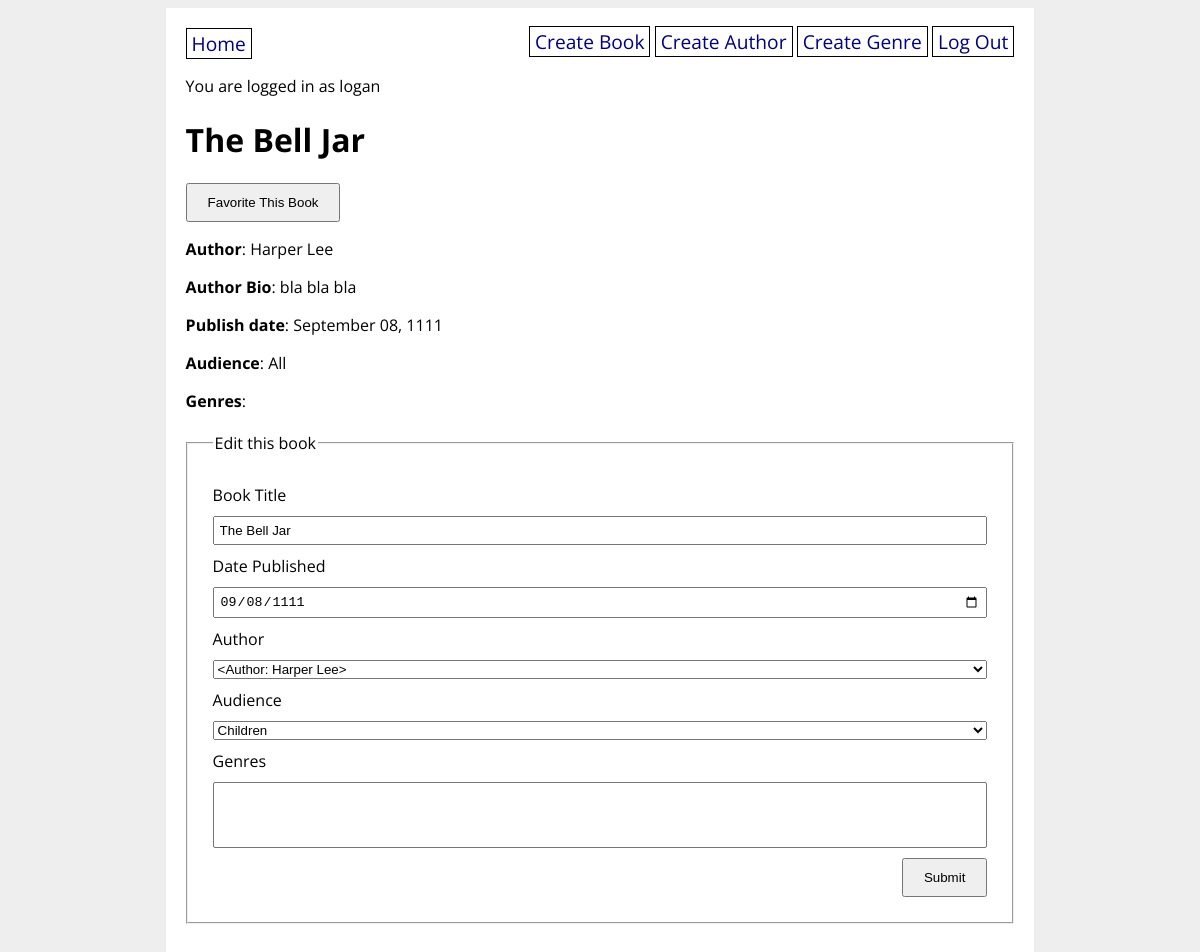
Page /book/2 (signed in) on the committed database.
### books_app/models.py (models this page shows, shortened)
class User(UserMixin, db.Model):
    id = db.Column(db.Integer, primary_key=True)
    username = db.Column(db.String(80), nullable=False, unique=True)
    password = db.Column(db.String(200), nullable=False)
    favorite_books = db.relationship(
        'Book', secondary='user_book', back_populates='users_who_favorited')

class Book(db.Model):
    id = db.Column(db.Integer, primary_key=True)
    title = db.Column(db.String(80), nullable=False)
    publish_date = db.Column(db.Date)
    author_id = db.Column(db.Integer, db.ForeignKey('author.id'), nullable=False)
    author = db.relationship('Author', back_populates='books')
    audience = db.Column(db.Enum(Audience), default=Audience.ALL)
    genres = db.relationship(
        'Genre', secondary='book_genre', back_populates='books')
    users_who_favorited = db.relationship(
        'User', secondary='user_book', back_populates='favorite_books')

class Author(db.Model):
    id = db.Column(db.Integer, primary_key=True)
    name = db.Column(db.String(80), nullable=False)
    biography = db.Column(db.String(200))
    books = db.relationship('Book', back_populates='author')
    def __str__(self):
        return f'<Author: {self.name}>'

### books_app/main/routes.py (the view, shortened to what this page needs)
@main.route('/book/<book_id>', methods=['GET', 'POST'])
def book_detail(book_id):
    book = Book.query.get(book_id)
    form = BookForm(obj=book)
    return render_template('book_detail.html', book=book, form=form)

### books_app/main/forms.py
class BookForm(FlaskForm):
    title = StringField('Book Title',
        validators=[DataRequired(), Length(min=3, max=80)])
    publish_date = DateField('Date Published')
    author = QuerySelectField('Author',
        query_factory=lambda: Author.query, allow_blank=False)
    audience = SelectField('Audience', choices=Audience.choices())
    genres = QuerySelectMultipleField('Genres',
        query_factory=lambda: Genre.query)
    submit = SubmitField('Submit')

### books_app/__init__.py (called while the page is built)
@login_manager.user_loader
def load_user(user_id):
    return User.query.get(user_id)

### books_app/models.py (called while the page is built)
    def __str__(self):
        return str(self.value)

### books_app/templates/book_detail.html (shortened to what this page needs)
{% extends 'base.html' %}
{% block content %}
<h1>{{ book.title }}</h1>
{% if current_user.is_authenticated %}
    {% if book not in current_user.favorite_books %}
    <form action="/favorite/{{ book.id }}" method="POST">
        <input type="submit" value="Favorite This Book">
    </form>
    {% else %}
    <form action="/unfavorite/{{ book.id }}" method="POST">
        <input type="submit" value="Unfavorite This Book">
    </form>
    {% endif %}
{% endif %}
<p>
    <strong>Author</strong>: {{ book.author.name }}
</p>
<p>
    <strong>Author Bio</strong>: {{ book.author.biography }}
</p>
<p>
    <strong>Publish date</strong>: {{ book.publish_date.strftime('%B %d, %Y') }}
</p>
<p>
    <strong>Audience</strong>: {{ book.audience }}
</p>
<p>
    <strong>Genres</strong>:
</p>
<form method="POST" action="{{ url_for('main.book_detail', book_id=book.id) }}">
    <fieldset>
        <legend>Edit this book</legend>
        {{ form.title.label }}
        {{ form.title }}
        {{ form.publish_date.label }}
        {{ form.publish_date(placeholder="YYYY-mm-dd") }}
        {{ form.author.label }}
        {{ form.author }}
        {{ form.audience.label }}
        {{ form.audience }}
        {{ form.genres.label }}
        {{ form.genres }}
        {{ form.submit }}
    </fieldset>
</form>
{% endblock %}

### books_app/templates/base.html (shortened to what this page needs)
<!DOCTYPE html>
<html>
    <head>
        <link rel="stylesheet" href="/static/style.css">
    </head>
    <body>
        <div id="content">
            <nav>
                <a href="/">Home</a>
                <div>
                    {% if current_user.is_authenticated %}
                    <a href="/create_book">Create Book</a>
                    <a href="/create_author">Create Author</a>
                    <a href="/create_genre">Create Genre</a>
                    <a href="/logout">Log Out</a>
                    {% else %}
                    <a href="/signup">Sign Up</a>
                    <a href="/login">Log In</a>
                    {% endif %}
                </div>
            </nav>
            {% if current_user.is_authenticated %}
            <p>You are logged in as {{ current_user.username }}</p>
            {% endif %}
            {% block content %}{% endblock %}
        </div>
    </body>
</html>

### books_app/static/style.css (style rules this page uses)
body { display: flex; flex-direction: column; align-items: center; background-color: #eee; font-family: 'Open Sans', sans-serif; }
#content { width: 70%; background-color: white; padding: 20px; }
nav { width: 100%; display: flex; flex-direction: row; justify-content: space-between; }
nav a { color: navy; text-decoration: none; border: 1px solid black; padding: 1px 5px; font-size: 1.2em; }
fieldset { display: flex; flex-direction: column; margin: 20px 0; padding: 20px; }
fieldset * { margin: 5px; }
fieldset input { padding: 5px; }
input[type=submit] { padding: 10px 20px; align-self: flex-end; }

### rows in the picture
User: username "logan"
Book: title "The Bell Jar", publish_date "September 08, 1111", audience "All", publish_date "09/08/1111", author "<Author: Harper Lee>", audience "Children"
Author: author.name "Harper Lee", author.biography "bla bla bla"
